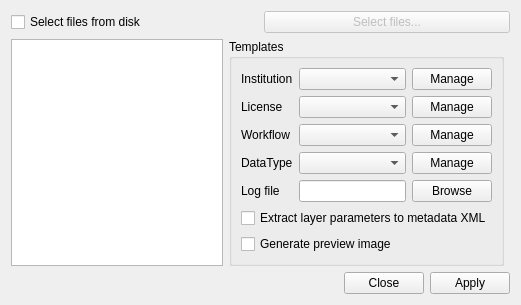
<?xml version="1.0" encoding="UTF-8"?>
<ui version="4.0">
 <class>ApplyTemplatesDialog</class>
 <widget class="QDialog" name="ApplyTemplatesDialog">
  <property name="geometry">
   <rect>
    <x>0</x>
    <y>0</y>
    <width>521</width>
    <height>297</height>
   </rect>
  </property>
  <property name="windowTitle">
   <string>Apply templates</string>
  </property>
  <layout class="QGridLayout" name="gridLayout">
   <item row="0" column="0" colspan="3">
    <layout class="QHBoxLayout" name="horizontalLayout">
     <item>
      <widget class="QCheckBox" name="chkExternalFiles">
       <property name="text">
        <string>Select files from disk</string>
       </property>
      </widget>
     </item>
     <item>
      <widget class="QPushButton" name="btnSelectDataFiles">
       <property name="enabled">
        <bool>false</bool>
       </property>
       <property name="text">
        <string>Select files...</string>
       </property>
      </widget>
     </item>
    </layout>
   </item>
   <item row="1" column="0">
    <widget class="QListWidget" name="lstLayers">
     <property name="selectionMode">
      <enum>QAbstractItemView::ExtendedSelection</enum>
     </property>
    </widget>
   </item>
   <item row="2" column="0" colspan="3">
    <widget class="QDialogButtonBox" name="buttonBox">
     <property name="orientation">
      <enum>Qt::Horizontal</enum>
     </property>
     <property name="standardButtons">
      <set>QDialogButtonBox::Apply|QDialogButtonBox::Close</set>
     </property>
    </widget>
   </item>
   <item row="1" column="1">
    <widget class="QGroupBox" name="groupBox">
     <property name="title">
      <string>Templates</string>
     </property>
     <layout class="QGridLayout" name="gridLayout_2">
      <item row="0" column="0">
       <widget class="QLabel" name="label_2">
        <property name="text">
         <string>Institution</string>
        </property>
       </widget>
      </item>
      <item row="1" column="0">
       <widget class="QLabel" name="label_3">
        <property name="text">
         <string>License</string>
        </property>
       </widget>
      </item>
      <item row="2" column="0">
       <widget class="QLabel" name="label_4">
        <property name="text">
         <string>Workflow</string>
        </property>
       </widget>
      </item>
      <item row="0" column="1">
       <widget class="QComboBox" name="cmbOrganization">
        <property name="minimumSize">
         <size>
          <width>100</width>
          <height>0</height>
         </size>
        </property>
       </widget>
      </item>
      <item row="1" column="1">
       <widget class="QComboBox" name="cmbLicense">
        <property name="minimumSize">
         <size>
          <width>100</width>
          <height>0</height>
         </size>
        </property>
       </widget>
      </item>
      <item row="2" column="1">
       <widget class="QComboBox" name="cmbWorkflow">
        <property name="minimumSize">
         <size>
          <width>100</width>
          <height>0</height>
         </size>
        </property>
       </widget>
      </item>
      <item row="0" column="2">
       <widget class="QPushButton" name="btnManageOrgs">
        <property name="text">
         <string>Manage</string>
        </property>
       </widget>
      </item>
      <item row="1" column="2">
       <widget class="QPushButton" name="btnManageLicenses">
        <property name="text">
         <string>Manage</string>
        </property>
       </widget>
      </item>
      <item row="2" column="2">
       <widget class="QPushButton" name="btnManageWorkflows">
        <property name="text">
         <string>Manage</string>
        </property>
       </widget>
      </item>
      <item row="5" column="0">
       <widget class="QLabel" name="label">
        <property name="text">
         <string>Log file</string>
        </property>
       </widget>
      </item>
      <item row="5" column="1">
       <widget class="QLineEdit" name="leLogFile">
        <property name="readOnly">
         <bool>true</bool>
        </property>
       </widget>
      </item>
      <item row="5" column="2">
       <widget class="QPushButton" name="btnSelectLogFile">
        <property name="text">
         <string>Browse</string>
        </property>
       </widget>
      </item>
      <item row="6" column="0" colspan="3">
       <widget class="QCheckBox" name="chkUpdateImageInfo">
        <property name="text">
         <string>Extract layer parameters to metadata XML</string>
        </property>
       </widget>
      </item>
      <item row="7" column="0" colspan="3">
       <widget class="QCheckBox" name="chkGeneratePreview">
        <property name="text">
         <string>Generate preview image</string>
        </property>
       </widget>
      </item>
      <item row="3" column="0">
       <widget class="QLabel" name="label_5">
        <property name="text">
         <string>DataType</string>
        </property>
       </widget>
      </item>
      <item row="3" column="1">
       <widget class="QComboBox" name="cmbDatatype"/>
      </item>
      <item row="3" column="2">
       <widget class="QPushButton" name="btnManageDatatypes">
        <property name="text">
         <string>Manage</string>
        </property>
       </widget>
      </item>
     </layout>
    </widget>
   </item>
  </layout>
 </widget>
 <resources/>
 <connections>
  <connection>
   <sender>buttonBox</sender>
   <signal>accepted()</signal>
   <receiver>ApplyTemplatesDialog</receiver>
   <slot>accept()</slot>
   <hints>
    <hint type="sourcelabel">
     <x>248</x>
     <y>254</y>
    </hint>
    <hint type="destinationlabel">
     <x>157</x>
     <y>274</y>
    </hint>
   </hints>
  </connection>
  <connection>
   <sender>buttonBox</sender>
   <signal>rejected()</signal>
   <receiver>ApplyTemplatesDialog</receiver>
   <slot>reject()</slot>
   <hints>
    <hint type="sourcelabel">
     <x>316</x>
     <y>260</y>
    </hint>
    <hint type="destinationlabel">
     <x>286</x>
     <y>274</y>
    </hint>
   </hints>
  </connection>
 </connections>
</ui>
